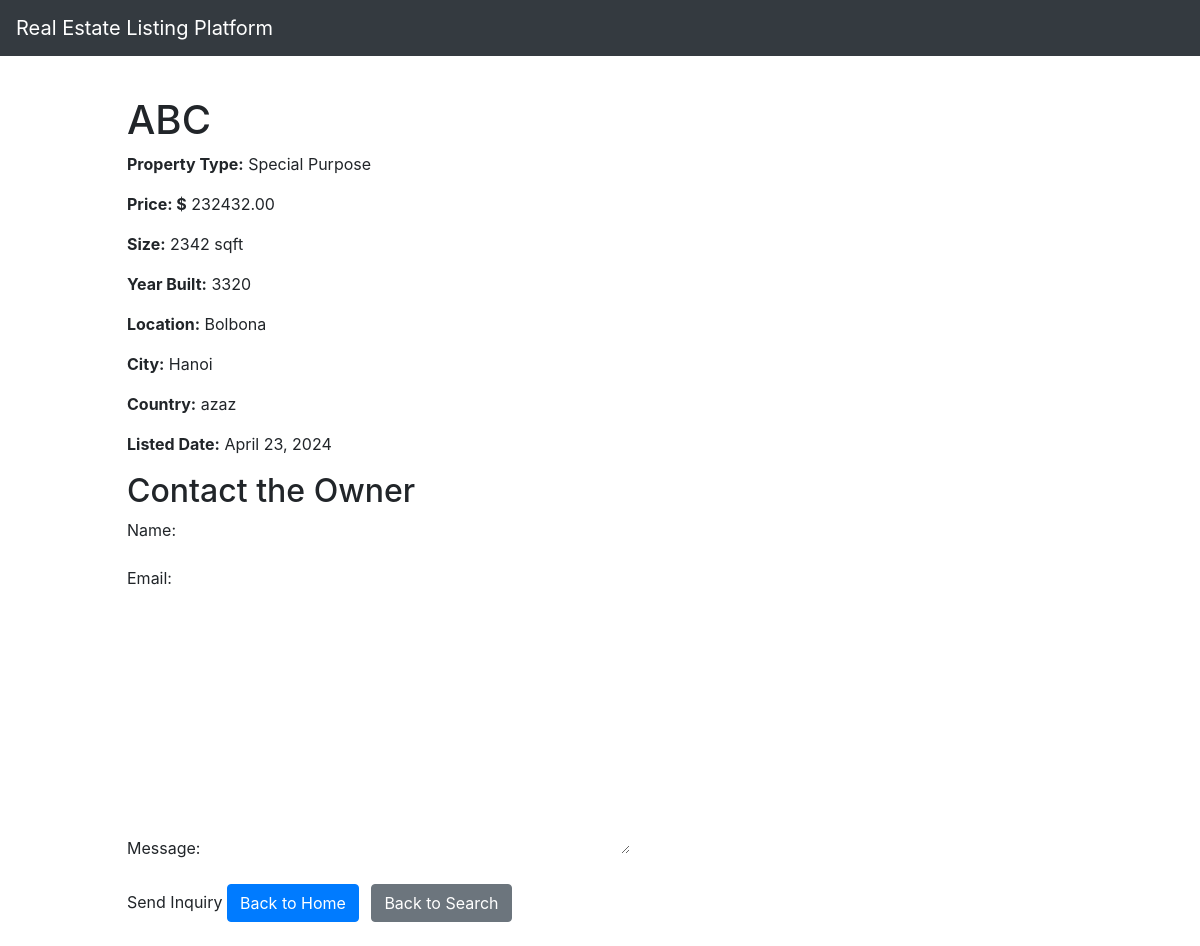
/details/14, run on an earlier commit of the app's database.
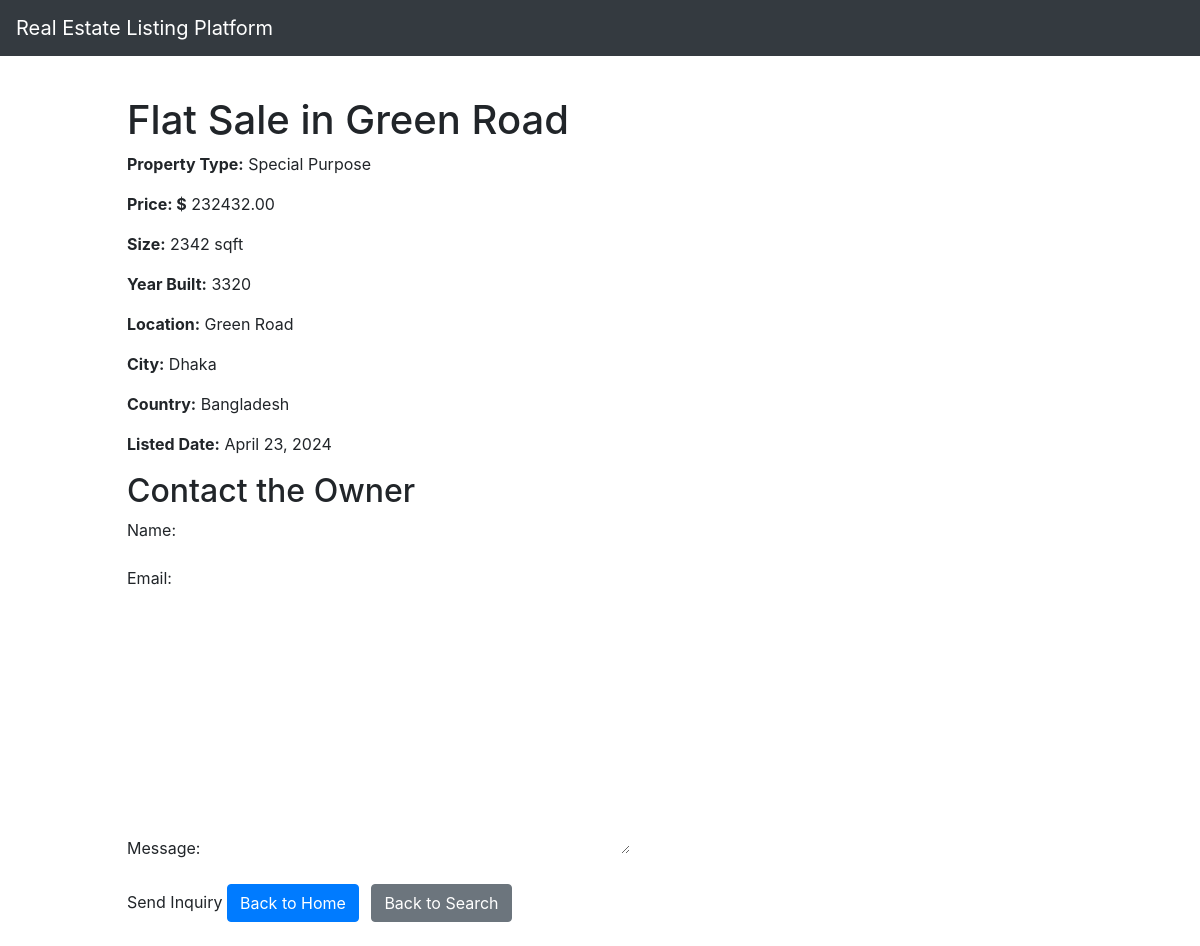
And on a later commit of the database.
### platforms/models.py (models this page shows, shortened)
class Platform(models.Model):
    property_type_choices = [
        ('Residential', 'Residential'),
        ('Commercial', 'Commercial'),
        ('Land', 'Land'),
        ('Industrial', 'Industrial'),
        ('Special Purpose', 'Special Purpose')
    ]
    owner = models.ForeignKey(User, on_delete=models.CASCADE, default=1)
    title = models.CharField(max_length=100)
    description = models.TextField(default="This Property is mindblowing!")
    property_type = models.CharField(max_length=20, choices=property_type_choices)
    price = models.DecimalField(max_digits=10, decimal_places=2)
    size_sqft = models.PositiveIntegerField()
    year_built = models.PositiveIntegerField()
    location = models.CharField(max_length=100)
    city = models.CharField(max_length=50)
    country = models.CharField(max_length=50)
    listed_date = models.DateField(auto_now_add=True)
    image = models.ImageField(default='houses.png', blank=True)

### mysite/views.py (the view)
# urls.py: path('details/<int:property_id>', views.details, name='details'),
def details(request, property_id):
    platform = get_object_or_404(Platform, pk=property_id)
    if request.method == 'POST':
        form = InquiryForm(request.POST)
        if form.is_valid():
            inquiry = form.save(commit=False)
            inquiry.property = platform
            inquiry.user = request.user if request.user.is_authenticated else None
            inquiry.save()
            send_inquiry_notification(inquiry)
            return HttpResponseRedirect(reverse('details', args=[platform.id]))
    else:
        form = InquiryForm()
    return render(request, 'details.html', {'platform': platform, 'form': form})

### platforms/forms.py
class InquiryForm(forms.ModelForm):
    class Meta:
        model = Inquiry
        fields = ['name', 'email', 'message']

### templates/details.html (shortened to what this page needs)
<!DOCTYPE html>
<html lang="en">
{% extends "home.html" %}
{% block content %}
<head>
    <link rel="stylesheet" href="https://cdn.jsdelivr.net/npm/bootstrap@4.3.1/dist/css/bootstrap.min.css">
</head>
<body>
    <div class="container mt-4">
        <h1>{{ platform.title }}</h1>
        <p><strong>Property Type:</strong> {{ platform.property_type }}</p>
        <p><strong>Price: $</strong> {{ platform.price }}</p>
        <p><strong>Size:</strong> {{ platform.size_sqft }} sqft</p>
        <p><strong>Year Built:</strong> {{ platform.year_built }}</p>
        <p><strong>Location:</strong> {{ platform.location }}</p>
        <p><strong>City:</strong> {{ platform.city }}</p>
        <p><strong>Country:</strong> {{ platform.country }}</p>
        <p><strong>Listed Date:</strong> {{ platform.listed_date }}</p>
        <h2>Contact the Owner</h2>
        <form method="post">
            {{ form.as_p }}
            <input type="submit" value="Send Inquiry">
            <a href="{% url 'home' %}" class="btn btn-primary">Back to Home</a>
            <a href="{% url 'search' %}" class="btn btn-secondary ml-2">Back to Search</a>
        </form>
    </div>
{% endblock %}

What changed in the data, as far as the page shows it:
changed Platform "Special Purpose": title "ABC" → "Flat Sale in Green Road"; location "Bolbona" → "Green Road"; city "Hanoi" → "Dhaka"; country "azaz" → "Bangladesh"
